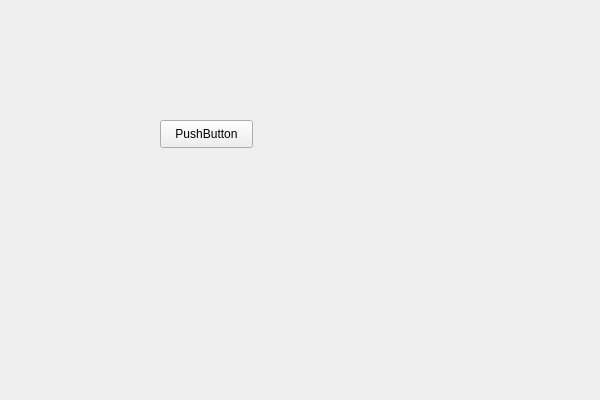
<?xml version="1.0" encoding="UTF-8"?>
<ui version="4.0">
 <class>ViewClass</class>
 <widget class="QWidget" name="ViewClass">
  <property name="geometry">
   <rect>
    <x>0</x>
    <y>0</y>
    <width>600</width>
    <height>400</height>
   </rect>
  </property>
  <property name="windowTitle">
   <string>View</string>
  </property>
  <widget class="QPushButton" name="pushButton">
   <property name="geometry">
    <rect>
     <x>160</x>
     <y>120</y>
     <width>93</width>
     <height>28</height>
    </rect>
   </property>
   <property name="text">
    <string>PushButton</string>
   </property>
  </widget>
 </widget>
 <layoutdefault spacing="6" margin="11"/>
 <resources>
  <include location="View.qrc"/>
 </resources>
 <connections/>
</ui>
